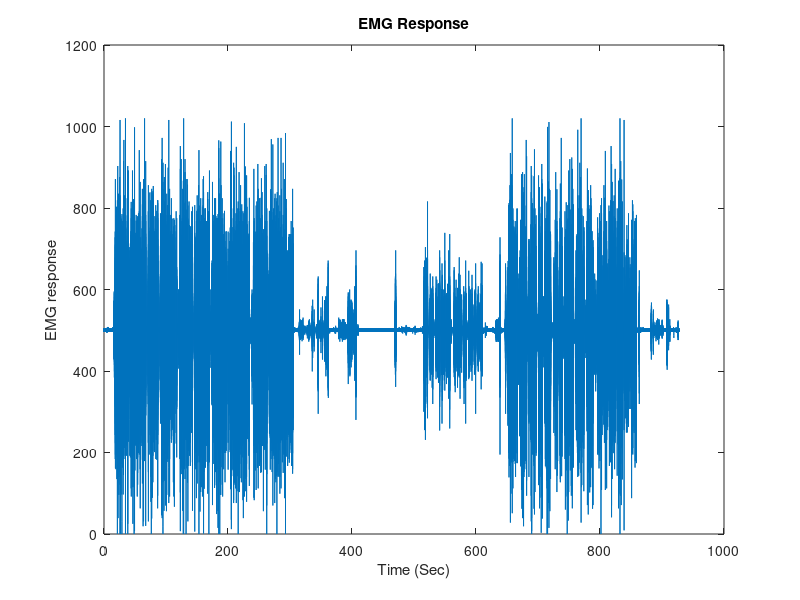

Reproduce this figure in MATLAB. (Note: this script raises an error after producing the figure.)
%this script load the raw emg signal
%normalize the signal
%truncate manually carrot, apple, banana eating signal
%truncate first five chews of each bite 
%input: RAW EMG mat file
%output: Processed signal: EMG_CARROT_SUBxx (contain 10 cell for 10 bites),
%EMG_APPLE_Subxx (contain 10 cell for 10 bites), EMG_BANANA_Subxx (contain 10 cell for 10 bites)

clc;clear all;close all;
f=cell2mat(struct2cell(load ('EMG_SUB01.mat')));
ts = (0:numel(f)-1)/1000;
figure;
plot(ts,f);
title('EMG Response');
xlabel('Time (Sec)')
ylabel('EMG response');

%%
[XNorm, mu, stddev] = featureNormalize(f); %normalize

%truncation of  apple, banana, and carrot (manually)
%confirm the food order from record
figure;
plot(XNorm)
[x,y]=ginput(6);
a=XNorm(x(1,1):x(2,1)); %apple
b=XNorm(x(3,1):x(4,1)); %banana
c=XNorm(x(5,1):x(6,1)); %carrot

%%
%truncation of first five chews for first 10 bites of apple
figure;
plot(a)
x1=ginput();
x11=x1(1,1);
x12=x1(2,1);
A{1}=a(x11:x12);

plot(a)
x1=ginput();
x11=x1(1,1);
x12=x1(2,1);
A{2}=a(x11:x12);

plot(a)
x1=ginput();
x11=x1(1,1);
x12=x1(2,1);
A{3}=a(x11:x12);

plot(a)
x1=ginput();
x11=x1(1,1);
x12=x1(2,1);
A{4}=a(x11:x12);

plot(a)
x1=ginput();
x11=x1(1,1);
x12=x1(2,1);
A{5}=a(x11:x12);

plot(a)
x1=ginput();
x11=x1(1,1);
x12=x1(2,1);
A{6}=a(x11:x12);


plot(a)
x1=ginput();
x11=x1(1,1);
x12=x1(2,1);
A{7}=a(x11:x12);

plot(a)
x1=ginput();
x11=x1(1,1);
x12=x1(2,1);
A{8}=a(x11:x12);

plot(a)
x1=ginput();
x11=x1(1,1);
x12=x1(2,1);
A{9}=a(x11:x12);

plot(a)
x1=ginput();
x11=x1(1,1);
x12=x1(2,1);
A{10}=a(x11:x12);

save('emg_apple_sub01.mat','A') %change filename

%%

%%
%truncation of first five chews for first 10 bites of carrot
figure;
plot(c)
x1=ginput();
x11=x1(1,1);
x12=x1(2,1);
C{1}=c(x11:x12);


plot(c)
x1=ginput();
x11=x1(1,1);
x12=x1(2,1);
C{2}=c(x11:x12);

plot(c)
x1=ginput();
x11=x1(1,1);
x12=x1(2,1);
C{3}=c(x11:x12);

plot(c)
x1=ginput();
x11=x1(1,1);
x12=x1(2,1);
C{4}=c(x11:x12);

plot(c)
x1=ginput();
x11=x1(1,1);
x12=x1(2,1);
C{5}=c(x11:x12);

plot(c)
x1=ginput();
x11=x1(1,1);
x12=x1(2,1);
C{6}=c(x11:x12);


plot(c)
x1=ginput();
x11=x1(1,1);
x12=x1(2,1);
C{7}=c(x11:x12);

plot(c)
x1=ginput();
x11=x1(1,1);
x12=x1(2,1);
C{8}=c(x11:x12);

plot(c)
x1=ginput();
x11=x1(1,1);
x12=x1(2,1);
C{9}=c(x11:x12);

plot(c)
x1=ginput();
x11=x1(1,1);
x12=x1(2,1);
C{10}=c(x11:x12);
save('emg_carrot_sub01.mat','C')

%%

%%
%truncation of first five chews for first 10 bites of Banana
figure;
plot(b)
x1=ginput();
x11=x1(1,1);
x12=x1(2,1);
B{1}=b(x11:x12);


plot(b)
x1=ginput();
x11=x1(1,1);
x12=x1(2,1);
B{2}=b(x11:x12);

plot(b)
x1=ginput();
x11=x1(1,1);
x12=x1(2,1);
B{3}=b(x11:x12);

plot(b)
x1=ginput();
x11=x1(1,1);
x12=x1(2,1);
B{4}=b(x11:x12);

plot(b)
x1=ginput();
x11=x1(1,1);
x12=x1(2,1);
B{5}=b(x11:x12);

plot(b)
x1=ginput();
x11=x1(1,1);
x12=x1(2,1);
B{6}=b(x11:x12);


plot(b)
x1=ginput();
x11=x1(1,1);
x12=x1(2,1);
B{7}=b(x11:x12);

plot(b)
x1=ginput();
x11=x1(1,1);
x12=x1(2,1);
B{8}=b(x11:x12);

plot(b)
x1=ginput();
x11=x1(1,1);
x12=x1(2,1);
B{9}=b(x11:x12);

plot(b)
x1=ginput();
x11=x1(1,1);
x12=x1(2,1);
B{10}=b(x11:x12);
save('emg_banana_sub01.mat','B')
